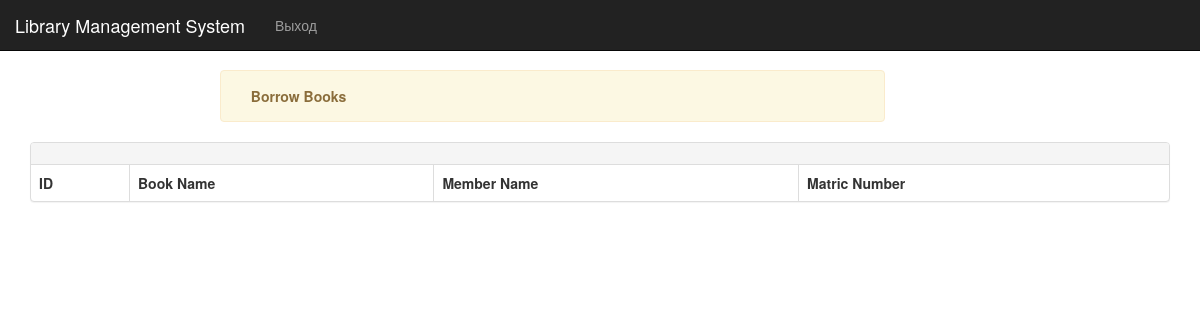
/borrowedbooks.php, run on an earlier commit of the app's database.
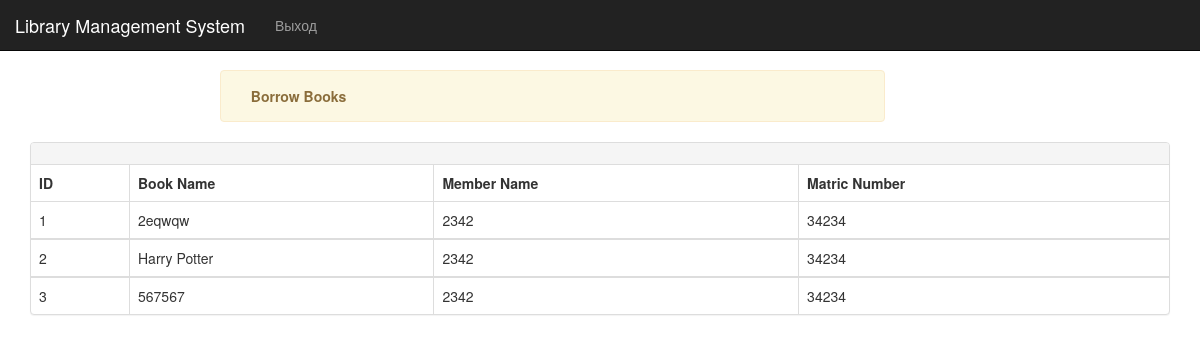
And on a later commit of the database.
### tables this page shows
CREATE TABLE `borrow` (
  `borrowId` int(11) NOT NULL,
  `memberName` varchar(255) NOT NULL,
  `matricNo` varchar(10) NOT NULL,
  `bookName` varchar(255) NOT NULL,
  `borrowDate` varchar(20) NOT NULL,
  `returnDate` varchar(20) NOT NULL,
  `bookId` int(2) NOT NULL,
  `borrowStatus` int(2) NOT NULL,
  `fine` varchar(100) NOT NULL
);

### borrowedbooks.php (the view, shortened to what this page needs)
<?php
require 'includes/db-inc.php';
include "includes/header.php";
?>
<div class="container">
    <?php include "includes/nav.php"; ?>
	<div class="alert alert-warning col-lg-7 col-md-12 col-sm-12 col-xs-12 col-lg-offset-2 col-md-offset-0 col-sm-offset-1 col-xs-offset-0" style="margin-top:70px">
		<span class="glyphicon glyphicon-book"></span>
	    <strong>Borrow Books</strong>
	</div>
	</div>
	<div class="container">
		<div class="panel panel-default">
		  <div class="panel-heading">
		  	<div class="row">
			  <div class="col-lg-6 col-md-6 col-sm-12 col-xs-12 pull-right">
			  </div>
			</div>
		  </div>
		  <table class="table table-bordered">
		  <thead>
					<tr>
					<th>ID</th>
					<th>Book Name</th>
					 <th>Member Name</th>
	                  <th>Matric Number</th>
				  </tr>
					</thead>
					 <?php
					$sql = "SELECT * FROM borrow";
					$query = mysqli_query($conn, $sql);
					$counter =1;
						while($row = mysqli_fetch_array($query)){
							?>
							<tbody>
							<tr>
							<td><?php echo $counter++; ?></td>
							<td><?php echo $row['bookName'];?></td>
							 <td><?php echo $row['memberName']; ?></td>
				             <td><?php echo $row['matricNo']; ?></td>
							</tr>
							</tbody>
							<?php }
					 ?>
					 </table>
	  </div>
	</div>
</body>
</html>

### includes/nav.php (shortened to what this page needs)
<nav class="navbar navbar-inverse navbar-fixed-top">
    <div class="container-fluid">
        <div class="navbar-header">
            <a class="navbar-brand" href="#">Library Management System</a>
        </div>
        <div class="collapse navbar-collapse" id="bs-example">
            <ul class="nav navbar-nav">
            <ul class="nav navbar-nav navbar-right">
                <li><a href="logout.php">Выход</a></li>
            </ul>
        </div>
    </div>
</nav>

What changed in the data, as far as the page shows it:
added borrow: bookName "2eqwqw", memberName "2342", matricNo "34234"
added borrow: bookName "Harry Potter", memberName "2342", matricNo "34234"
added borrow: bookName "567567", memberName "2342", matricNo "34234"
